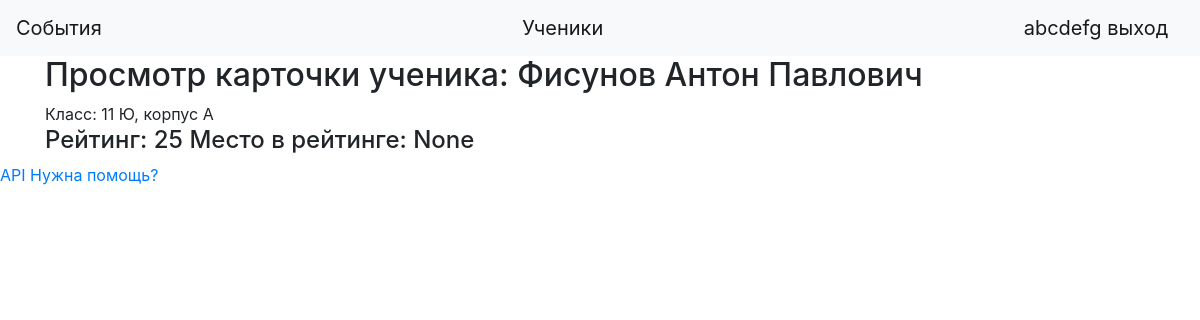
Screenshot of /student_card/1 (signed in) with the database file from the repository.
### data/users.py (models this page shows, shortened)
class User(SqlAlchemyBase, UserMixin):
    __tablename__ = 'users'
    id = sqlalchemy.Column(sqlalchemy.Integer, primary_key=True, autoincrement=True)
    name = sqlalchemy.Column(sqlalchemy.String, nullable=True)
    about = sqlalchemy.Column(sqlalchemy.String, nullable=True)
    email = sqlalchemy.Column(sqlalchemy.String, index=True, unique=True, nullable=True)
    role = sqlalchemy.Column(sqlalchemy.Integer)
    hashed_password = sqlalchemy.Column(sqlalchemy.String, nullable=True)
    verified = sqlalchemy.Column(sqlalchemy.Boolean, default=0)
    created_date = sqlalchemy.Column(sqlalchemy.DateTime, default=datetime.datetime.now)

### data/students.py (models this page shows, shortened)
class Students(SqlAlchemyBase, UserMixin):
    __tablename__ = 'students'
    id = sqlalchemy.Column(sqlalchemy.Integer, primary_key=True, autoincrement=True)
    name = sqlalchemy.Column(sqlalchemy.String, nullable=True)
    class_num = sqlalchemy.Column(sqlalchemy.Integer, nullable=True, default=5)
    campus = sqlalchemy.Column(sqlalchemy.CHAR, nullable=True, default='Т')
    class_letter = sqlalchemy.Column(sqlalchemy.CHAR, nullable=True)
    exp_amount = sqlalchemy.Column(sqlalchemy.Integer)
    rating_points = sqlalchemy.Column(sqlalchemy.Integer)
    rating_place = sqlalchemy.Column(sqlalchemy.Integer)
    role = sqlalchemy.Column(sqlalchemy.String)
    skin_id = sqlalchemy.Column(sqlalchemy.Integer)
    available_skins = sqlalchemy.Column(sqlalchemy.String)
    hashed_password = sqlalchemy.Column(sqlalchemy.String, nullable=True)
    last_visit = sqlalchemy.Column(sqlalchemy.DateTime)

### main.py (the view)
@app.route("/student_card/<int:student_id>")
@login_required
def student_card(student_id):
    db_sess = db_session.create_session()
    student = db_sess.query(Students).filter(Students.id == int(student_id)).first()
    return render_template("student_card.html", student=student)

### data/db_session.py (called while the page is built)
def create_session() -> Session:
    global __factory
    return __factory()

### main.py (called while the page is built)
@login_manager.user_loader
def load_user(user_id):
    db_sess = db_session.create_session()
    return db_sess.query(User).get(user_id)

### templates/student_card.html
{% extends "base.html" %}
{% block content %}
<h2>Просмотр карточки ученика: {{student.name}}</h2>
Класс: {{student.class_num}} {{student.class_letter}}, корпус {{student.campus}}
<h4>Рейтинг: {{student.rating_points}}
Место в рейтинге: {{student.rating_place}}</h4>
{% endblock %}

### templates/base.html (shortened to what this page needs)
<!doctype html>
<html lang="en">
<head>
    <link rel="stylesheet" href="https://stackpath.bootstrapcdn.com/bootstrap/4.4.1/css/bootstrap.min.css">
</head>
  <body>
    <header>
        <nav class="navbar navbar-light bg-light">
        <a class="navbar-brand" href="/main">События</a>
        <a class="navbar-brand" href="/view_students">Ученики</a>
        {% if current_user.is_authenticated %}
            <a class="navbar-brand" href="/logout">{{ current_user.name }} выход</a>
        {% else %}
            <p>
                <a class="btn btn-primary " href="/register">Зарегистрироваться</a>
                <a class="btn btn-success" href="/login">Войти</a>
            </p>
        {% endif %}
    </nav>
    </header>
    <main role="main" class="container">
        {% block content %}{% endblock %}
    </main>
    <a href="/api">API</a>
    <a href="/support">Нужна помощь?</a>
  </body>
</html>

### rows the page displays
User: name "abcdefg"
Students: name "Фисунов Антон Павлович", class_num "11", class_letter "Ю", campus "А", rating_points "25", rating_place "None"
